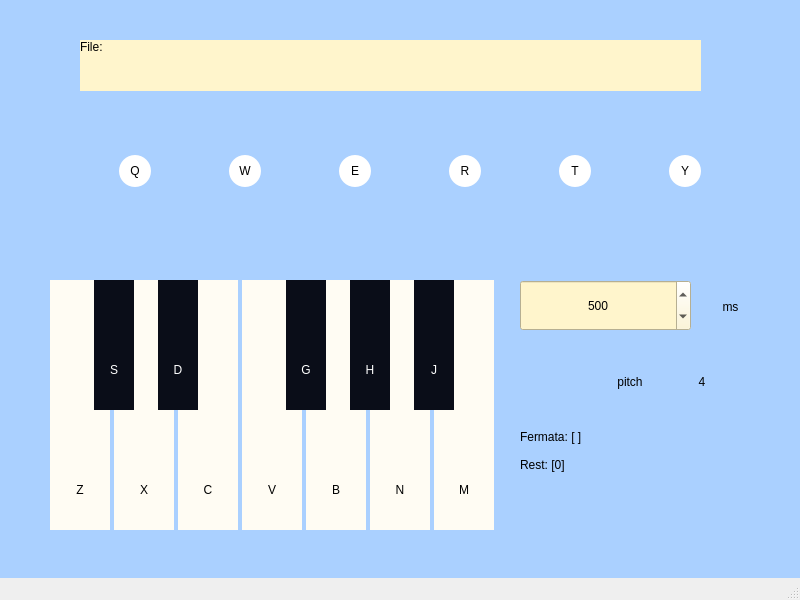
<?xml version="1.0" encoding="UTF-8"?>
<ui version="4.0">
 <class>MainWindow</class>
 <widget class="QMainWindow" name="MainWindow">
  <property name="geometry">
   <rect>
    <x>0</x>
    <y>0</y>
    <width>800</width>
    <height>600</height>
   </rect>
  </property>
  <property name="windowTitle">
   <string>MainWindow</string>
  </property>
  <property name="styleSheet">
   <string notr="true"/>
  </property>
  <widget class="QWidget" name="centralwidget">
   <property name="styleSheet">
    <string notr="true">background-color: #AAD0FF;</string>
   </property>
   <widget class="QWidget" name="key_Z" native="true">
    <property name="geometry">
     <rect>
      <x>50</x>
      <y>280</y>
      <width>60</width>
      <height>250</height>
     </rect>
    </property>
    <property name="styleSheet">
     <string notr="true">background-color: #FFFCF3;</string>
    </property>
    <widget class="QLabel" name="lb_Z">
     <property name="geometry">
      <rect>
       <x>18</x>
       <y>198</y>
       <width>24</width>
       <height>24</height>
      </rect>
     </property>
     <property name="styleSheet">
      <string notr="true">font: 24px &quot;SPACE JAEGER&quot;;</string>
     </property>
     <property name="text">
      <string>Z</string>
     </property>
     <property name="alignment">
      <set>Qt::AlignCenter</set>
     </property>
    </widget>
   </widget>
   <widget class="QWidget" name="key_X" native="true">
    <property name="geometry">
     <rect>
      <x>114</x>
      <y>280</y>
      <width>60</width>
      <height>250</height>
     </rect>
    </property>
    <property name="styleSheet">
     <string notr="true">background-color: #FFFCF3;</string>
    </property>
    <widget class="QLabel" name="lb_X">
     <property name="geometry">
      <rect>
       <x>18</x>
       <y>198</y>
       <width>24</width>
       <height>24</height>
      </rect>
     </property>
     <property name="styleSheet">
      <string notr="true">font: 24px &quot;SPACE JAEGER&quot;;</string>
     </property>
     <property name="text">
      <string>X</string>
     </property>
     <property name="alignment">
      <set>Qt::AlignCenter</set>
     </property>
    </widget>
   </widget>
   <widget class="QWidget" name="key_B" native="true">
    <property name="geometry">
     <rect>
      <x>306</x>
      <y>280</y>
      <width>60</width>
      <height>250</height>
     </rect>
    </property>
    <property name="styleSheet">
     <string notr="true">background-color: #FFFCF3;</string>
    </property>
    <widget class="QLabel" name="lb_B">
     <property name="geometry">
      <rect>
       <x>18</x>
       <y>198</y>
       <width>24</width>
       <height>24</height>
      </rect>
     </property>
     <property name="styleSheet">
      <string notr="true">font: 24px &quot;SPACE JAEGER&quot;;</string>
     </property>
     <property name="text">
      <string>B</string>
     </property>
     <property name="alignment">
      <set>Qt::AlignCenter</set>
     </property>
    </widget>
   </widget>
   <widget class="QWidget" name="key_C" native="true">
    <property name="geometry">
     <rect>
      <x>178</x>
      <y>280</y>
      <width>60</width>
      <height>250</height>
     </rect>
    </property>
    <property name="styleSheet">
     <string notr="true">background-color: #FFFCF3;</string>
    </property>
    <widget class="QLabel" name="lb_C">
     <property name="geometry">
      <rect>
       <x>18</x>
       <y>198</y>
       <width>24</width>
       <height>24</height>
      </rect>
     </property>
     <property name="styleSheet">
      <string notr="true">font: 24px &quot;SPACE JAEGER&quot;;</string>
     </property>
     <property name="text">
      <string>C</string>
     </property>
     <property name="alignment">
      <set>Qt::AlignCenter</set>
     </property>
    </widget>
   </widget>
   <widget class="QWidget" name="key_N" native="true">
    <property name="geometry">
     <rect>
      <x>370</x>
      <y>280</y>
      <width>60</width>
      <height>250</height>
     </rect>
    </property>
    <property name="styleSheet">
     <string notr="true">background-color: #FFFCF3;</string>
    </property>
    <widget class="QLabel" name="lb_N">
     <property name="geometry">
      <rect>
       <x>18</x>
       <y>198</y>
       <width>24</width>
       <height>24</height>
      </rect>
     </property>
     <property name="styleSheet">
      <string notr="true">font: 24px &quot;SPACE JAEGER&quot;;</string>
     </property>
     <property name="text">
      <string>N</string>
     </property>
     <property name="alignment">
      <set>Qt::AlignCenter</set>
     </property>
    </widget>
   </widget>
   <widget class="QWidget" name="key_M" native="true">
    <property name="geometry">
     <rect>
      <x>434</x>
      <y>280</y>
      <width>60</width>
      <height>250</height>
     </rect>
    </property>
    <property name="styleSheet">
     <string notr="true">background-color: #FFFCF3;</string>
    </property>
    <widget class="QLabel" name="lb_M">
     <property name="geometry">
      <rect>
       <x>18</x>
       <y>198</y>
       <width>24</width>
       <height>24</height>
      </rect>
     </property>
     <property name="styleSheet">
      <string notr="true">font: 24px &quot;SPACE JAEGER&quot;;</string>
     </property>
     <property name="text">
      <string>M</string>
     </property>
     <property name="alignment">
      <set>Qt::AlignCenter</set>
     </property>
    </widget>
   </widget>
   <widget class="QWidget" name="key_V" native="true">
    <property name="geometry">
     <rect>
      <x>242</x>
      <y>280</y>
      <width>60</width>
      <height>250</height>
     </rect>
    </property>
    <property name="styleSheet">
     <string notr="true">background-color: #FFFCF3;</string>
    </property>
    <widget class="QLabel" name="lb_V">
     <property name="geometry">
      <rect>
       <x>18</x>
       <y>198</y>
       <width>24</width>
       <height>24</height>
      </rect>
     </property>
     <property name="styleSheet">
      <string notr="true">font: 24px &quot;SPACE JAEGER&quot;;</string>
     </property>
     <property name="text">
      <string>V</string>
     </property>
     <property name="alignment">
      <set>Qt::AlignCenter</set>
     </property>
    </widget>
   </widget>
   <widget class="QWidget" name="key_S" native="true">
    <property name="geometry">
     <rect>
      <x>94</x>
      <y>280</y>
      <width>40</width>
      <height>130</height>
     </rect>
    </property>
    <property name="styleSheet">
     <string notr="true">background-color: #0A0D18;</string>
    </property>
    <widget class="QLabel" name="lb_S">
     <property name="geometry">
      <rect>
       <x>8</x>
       <y>78</y>
       <width>24</width>
       <height>24</height>
      </rect>
     </property>
     <property name="styleSheet">
      <string notr="true">font: 24px &quot;SPACE JAEGER&quot;; color: white;</string>
     </property>
     <property name="text">
      <string>S</string>
     </property>
     <property name="alignment">
      <set>Qt::AlignCenter</set>
     </property>
    </widget>
   </widget>
   <widget class="QWidget" name="key_D" native="true">
    <property name="geometry">
     <rect>
      <x>158</x>
      <y>280</y>
      <width>40</width>
      <height>130</height>
     </rect>
    </property>
    <property name="styleSheet">
     <string notr="true">background-color: #0A0D18;</string>
    </property>
    <widget class="QLabel" name="lb_D">
     <property name="geometry">
      <rect>
       <x>8</x>
       <y>78</y>
       <width>24</width>
       <height>24</height>
      </rect>
     </property>
     <property name="styleSheet">
      <string notr="true">font: 24px &quot;SPACE JAEGER&quot;; color: white;</string>
     </property>
     <property name="text">
      <string>D</string>
     </property>
     <property name="alignment">
      <set>Qt::AlignCenter</set>
     </property>
    </widget>
   </widget>
   <widget class="QWidget" name="key_H" native="true">
    <property name="geometry">
     <rect>
      <x>350</x>
      <y>280</y>
      <width>40</width>
      <height>130</height>
     </rect>
    </property>
    <property name="styleSheet">
     <string notr="true">background-color: #0A0D18;</string>
    </property>
    <widget class="QLabel" name="lb_H">
     <property name="geometry">
      <rect>
       <x>8</x>
       <y>78</y>
       <width>24</width>
       <height>24</height>
      </rect>
     </property>
     <property name="styleSheet">
      <string notr="true">font: 24px &quot;SPACE JAEGER&quot;; color: white;</string>
     </property>
     <property name="text">
      <string>H</string>
     </property>
     <property name="alignment">
      <set>Qt::AlignCenter</set>
     </property>
    </widget>
   </widget>
   <widget class="QWidget" name="key_G" native="true">
    <property name="geometry">
     <rect>
      <x>286</x>
      <y>280</y>
      <width>40</width>
      <height>130</height>
     </rect>
    </property>
    <property name="styleSheet">
     <string notr="true">background-color: #0A0D18;</string>
    </property>
    <widget class="QLabel" name="lb_G">
     <property name="geometry">
      <rect>
       <x>8</x>
       <y>78</y>
       <width>24</width>
       <height>24</height>
      </rect>
     </property>
     <property name="styleSheet">
      <string notr="true">font: 24px &quot;SPACE JAEGER&quot;; color: white;</string>
     </property>
     <property name="text">
      <string>G</string>
     </property>
     <property name="alignment">
      <set>Qt::AlignCenter</set>
     </property>
    </widget>
   </widget>
   <widget class="QWidget" name="key_J" native="true">
    <property name="geometry">
     <rect>
      <x>414</x>
      <y>280</y>
      <width>40</width>
      <height>130</height>
     </rect>
    </property>
    <property name="styleSheet">
     <string notr="true">background-color: #0A0D18;</string>
    </property>
    <widget class="QLabel" name="lb_J">
     <property name="geometry">
      <rect>
       <x>8</x>
       <y>78</y>
       <width>24</width>
       <height>24</height>
      </rect>
     </property>
     <property name="styleSheet">
      <string notr="true">font: 24px &quot;SPACE JAEGER&quot;; color: white;</string>
     </property>
     <property name="text">
      <string>J</string>
     </property>
     <property name="alignment">
      <set>Qt::AlignCenter</set>
     </property>
    </widget>
   </widget>
   <widget class="QLabel" name="img_left">
    <property name="geometry">
     <rect>
      <x>520</x>
      <y>362</y>
      <width>40</width>
      <height>40</height>
     </rect>
    </property>
    <property name="styleSheet">
     <string notr="true">border-image: url(&quot;assets/image/left.png&quot;);</string>
    </property>
    <property name="text">
     <string/>
    </property>
   </widget>
   <widget class="QLabel" name="img_right">
    <property name="geometry">
     <rect>
      <x>730</x>
      <y>362</y>
      <width>40</width>
      <height>40</height>
     </rect>
    </property>
    <property name="styleSheet">
     <string notr="true">border-image: url(&quot;assets/image/right.png&quot;);</string>
    </property>
    <property name="text">
     <string/>
    </property>
   </widget>
   <widget class="QLabel" name="lb_pitch">
    <property name="geometry">
     <rect>
      <x>570</x>
      <y>370</y>
      <width>120</width>
      <height>24</height>
     </rect>
    </property>
    <property name="styleSheet">
     <string notr="true">font: 24px &quot;SPACE JAEGER&quot;;</string>
    </property>
    <property name="text">
     <string>pitch</string>
    </property>
    <property name="alignment">
     <set>Qt::AlignCenter</set>
    </property>
   </widget>
   <widget class="QLabel" name="pitch">
    <property name="geometry">
     <rect>
      <x>690</x>
      <y>370</y>
      <width>24</width>
      <height>24</height>
     </rect>
    </property>
    <property name="styleSheet">
     <string notr="true">font: 24px &quot;SPACE JAEGER&quot;;</string>
    </property>
    <property name="text">
     <string>4</string>
    </property>
    <property name="alignment">
     <set>Qt::AlignCenter</set>
    </property>
   </widget>
   <widget class="QWidget" name="tool_Q" native="true">
    <property name="geometry">
     <rect>
      <x>80</x>
      <y>120</y>
      <width>71</width>
      <height>67</height>
     </rect>
    </property>
    <widget class="QLabel" name="img_file">
     <property name="geometry">
      <rect>
       <x>5</x>
       <y>5</y>
       <width>50</width>
       <height>50</height>
      </rect>
     </property>
     <property name="styleSheet">
      <string notr="true">border-image: url(&quot;assets/image/file.png&quot;);</string>
     </property>
     <property name="text">
      <string/>
     </property>
    </widget>
    <widget class="QWidget" name="key_Q" native="true">
     <property name="geometry">
      <rect>
       <x>39</x>
       <y>35</y>
       <width>32</width>
       <height>32</height>
      </rect>
     </property>
     <property name="autoFillBackground">
      <bool>false</bool>
     </property>
     <property name="styleSheet">
      <string notr="true">background-color: white; border-radius: 16px;</string>
     </property>
     <widget class="QLabel" name="lb_Q">
      <property name="geometry">
       <rect>
        <x>4</x>
        <y>4</y>
        <width>24</width>
        <height>24</height>
       </rect>
      </property>
      <property name="styleSheet">
       <string notr="true">font: 24px &quot;SPACE JAEGER&quot;; background-color: transparent;</string>
      </property>
      <property name="text">
       <string>Q</string>
      </property>
      <property name="alignment">
       <set>Qt::AlignCenter</set>
      </property>
     </widget>
    </widget>
   </widget>
   <widget class="QWidget" name="tool_W" native="true">
    <property name="geometry">
     <rect>
      <x>190</x>
      <y>120</y>
      <width>71</width>
      <height>67</height>
     </rect>
    </property>
    <widget class="QLabel" name="img_save">
     <property name="geometry">
      <rect>
       <x>5</x>
       <y>5</y>
       <width>50</width>
       <height>50</height>
      </rect>
     </property>
     <property name="styleSheet">
      <string notr="true">border-image: url(&quot;assets/image/save.png&quot;);</string>
     </property>
     <property name="text">
      <string/>
     </property>
    </widget>
    <widget class="QWidget" name="key_W" native="true">
     <property name="geometry">
      <rect>
       <x>39</x>
       <y>35</y>
       <width>32</width>
       <height>32</height>
      </rect>
     </property>
     <property name="autoFillBackground">
      <bool>false</bool>
     </property>
     <property name="styleSheet">
      <string notr="true">background-color: white; border-radius: 16px;</string>
     </property>
     <widget class="QLabel" name="lb_W">
      <property name="geometry">
       <rect>
        <x>4</x>
        <y>4</y>
        <width>24</width>
        <height>24</height>
       </rect>
      </property>
      <property name="styleSheet">
       <string notr="true">font: 24px &quot;SPACE JAEGER&quot;; background-color: transparent;</string>
      </property>
      <property name="text">
       <string>W</string>
      </property>
      <property name="alignment">
       <set>Qt::AlignCenter</set>
      </property>
     </widget>
    </widget>
   </widget>
   <widget class="QWidget" name="tool_E" native="true">
    <property name="geometry">
     <rect>
      <x>300</x>
      <y>120</y>
      <width>71</width>
      <height>67</height>
     </rect>
    </property>
    <widget class="QLabel" name="img_stop">
     <property name="geometry">
      <rect>
       <x>5</x>
       <y>5</y>
       <width>50</width>
       <height>50</height>
      </rect>
     </property>
     <property name="styleSheet">
      <string notr="true">border-image: url(&quot;assets/image/stop.png&quot;);</string>
     </property>
     <property name="text">
      <string/>
     </property>
    </widget>
    <widget class="QWidget" name="key_E" native="true">
     <property name="geometry">
      <rect>
       <x>39</x>
       <y>35</y>
       <width>32</width>
       <height>32</height>
      </rect>
     </property>
     <property name="autoFillBackground">
      <bool>false</bool>
     </property>
     <property name="styleSheet">
      <string notr="true">background-color: white; border-radius: 16px;</string>
     </property>
     <widget class="QLabel" name="lb_E">
      <property name="geometry">
       <rect>
        <x>4</x>
        <y>4</y>
        <width>24</width>
        <height>24</height>
       </rect>
      </property>
      <property name="styleSheet">
       <string notr="true">font: 24px &quot;SPACE JAEGER&quot;; background-color: transparent;</string>
      </property>
      <property name="text">
       <string>E</string>
      </property>
      <property name="alignment">
       <set>Qt::AlignCenter</set>
      </property>
     </widget>
    </widget>
   </widget>
   <widget class="QWidget" name="tool_R" native="true">
    <property name="geometry">
     <rect>
      <x>410</x>
      <y>120</y>
      <width>71</width>
      <height>67</height>
     </rect>
    </property>
    <widget class="QLabel" name="img_play">
     <property name="geometry">
      <rect>
       <x>5</x>
       <y>5</y>
       <width>50</width>
       <height>50</height>
      </rect>
     </property>
     <property name="styleSheet">
      <string notr="true">border-image: url(&quot;assets/image/play.png&quot;);</string>
     </property>
     <property name="text">
      <string/>
     </property>
    </widget>
    <widget class="QWidget" name="key_R" native="true">
     <property name="geometry">
      <rect>
       <x>39</x>
       <y>35</y>
       <width>32</width>
       <height>32</height>
      </rect>
     </property>
     <property name="autoFillBackground">
      <bool>false</bool>
     </property>
     <property name="styleSheet">
      <string notr="true">background-color: white; border-radius: 16px;</string>
     </property>
     <widget class="QLabel" name="lb_R">
      <property name="geometry">
       <rect>
        <x>4</x>
        <y>4</y>
        <width>24</width>
        <height>24</height>
       </rect>
      </property>
      <property name="styleSheet">
       <string notr="true">font: 24px &quot;SPACE JAEGER&quot;; background-color: transparent;</string>
      </property>
      <property name="text">
       <string>R</string>
      </property>
      <property name="alignment">
       <set>Qt::AlignCenter</set>
      </property>
     </widget>
    </widget>
   </widget>
   <widget class="QWidget" name="tool_T" native="true">
    <property name="geometry">
     <rect>
      <x>520</x>
      <y>120</y>
      <width>71</width>
      <height>67</height>
     </rect>
    </property>
    <widget class="QLabel" name="img_record">
     <property name="geometry">
      <rect>
       <x>5</x>
       <y>5</y>
       <width>50</width>
       <height>50</height>
      </rect>
     </property>
     <property name="styleSheet">
      <string notr="true">border-image: url(&quot;assets/image/record.png&quot;);</string>
     </property>
     <property name="text">
      <string/>
     </property>
    </widget>
    <widget class="QWidget" name="key_T" native="true">
     <property name="geometry">
      <rect>
       <x>39</x>
       <y>35</y>
       <width>32</width>
       <height>32</height>
      </rect>
     </property>
     <property name="autoFillBackground">
      <bool>false</bool>
     </property>
     <property name="styleSheet">
      <string notr="true">background-color: white; border-radius: 16px;</string>
     </property>
     <widget class="QLabel" name="lb_T">
      <property name="geometry">
       <rect>
        <x>4</x>
        <y>4</y>
        <width>24</width>
        <height>24</height>
       </rect>
      </property>
      <property name="styleSheet">
       <string notr="true">font: 24px &quot;SPACE JAEGER&quot;; background-color: transparent;</string>
      </property>
      <property name="text">
       <string>T</string>
      </property>
      <property name="alignment">
       <set>Qt::AlignCenter</set>
      </property>
     </widget>
    </widget>
   </widget>
   <widget class="QWidget" name="tool_Y" native="true">
    <property name="geometry">
     <rect>
      <x>630</x>
      <y>120</y>
      <width>71</width>
      <height>67</height>
     </rect>
    </property>
    <widget class="QLabel" name="img_edit">
     <property name="geometry">
      <rect>
       <x>5</x>
       <y>5</y>
       <width>50</width>
       <height>50</height>
      </rect>
     </property>
     <property name="styleSheet">
      <string notr="true">border-image: url(&quot;assets/image/edit.png&quot;);</string>
     </property>
     <property name="text">
      <string/>
     </property>
    </widget>
    <widget class="QWidget" name="key_Y" native="true">
     <property name="geometry">
      <rect>
       <x>39</x>
       <y>35</y>
       <width>32</width>
       <height>32</height>
      </rect>
     </property>
     <property name="autoFillBackground">
      <bool>false</bool>
     </property>
     <property name="styleSheet">
      <string notr="true">background-color: white; border-radius: 16px;</string>
     </property>
     <widget class="QLabel" name="lb_Y_2">
      <property name="geometry">
       <rect>
        <x>4</x>
        <y>4</y>
        <width>24</width>
        <height>24</height>
       </rect>
      </property>
      <property name="styleSheet">
       <string notr="true">font: 24px &quot;SPACE JAEGER&quot;; background-color: transparent;</string>
      </property>
      <property name="text">
       <string>Y</string>
      </property>
      <property name="alignment">
       <set>Qt::AlignCenter</set>
      </property>
     </widget>
    </widget>
   </widget>
   <widget class="QLabel" name="lb_description">
    <property name="geometry">
     <rect>
      <x>520</x>
      <y>430</y>
      <width>231</width>
      <height>101</height>
     </rect>
    </property>
    <property name="autoFillBackground">
     <bool>false</bool>
    </property>
    <property name="styleSheet">
     <string notr="true">font: 24px &quot;Consolas&quot;;</string>
    </property>
    <property name="text">
     <string>Fermata: [ ]

Rest: [0]</string>
    </property>
    <property name="alignment">
     <set>Qt::AlignLeading|Qt::AlignLeft|Qt::AlignTop</set>
    </property>
   </widget>
   <widget class="QLabel" name="lb_path">
    <property name="geometry">
     <rect>
      <x>80</x>
      <y>40</y>
      <width>621</width>
      <height>51</height>
     </rect>
    </property>
    <property name="autoFillBackground">
     <bool>false</bool>
    </property>
    <property name="styleSheet">
     <string notr="true">font: 18px &quot;Consolas&quot;; background-color: #FFF5CC;</string>
    </property>
    <property name="text">
     <string>File:</string>
    </property>
    <property name="alignment">
     <set>Qt::AlignLeading|Qt::AlignLeft|Qt::AlignTop</set>
    </property>
    <property name="wordWrap">
     <bool>true</bool>
    </property>
   </widget>
   <widget class="QSpinBox" name="box_duration">
    <property name="geometry">
     <rect>
      <x>520</x>
      <y>280</y>
      <width>171</width>
      <height>51</height>
     </rect>
    </property>
    <property name="focusPolicy">
     <enum>Qt::NoFocus</enum>
    </property>
    <property name="styleSheet">
     <string notr="true">font: 24px &quot;SPACE JAEGER&quot;; background-color: #FFF5CC;</string>
    </property>
    <property name="frame">
     <bool>true</bool>
    </property>
    <property name="alignment">
     <set>Qt::AlignCenter</set>
    </property>
    <property name="buttonSymbols">
     <enum>QAbstractSpinBox::UpDownArrows</enum>
    </property>
    <property name="keyboardTracking">
     <bool>false</bool>
    </property>
    <property name="minimum">
     <number>200</number>
    </property>
    <property name="maximum">
     <number>2000</number>
    </property>
    <property name="singleStep">
     <number>100</number>
    </property>
    <property name="value">
     <number>500</number>
    </property>
    <property name="displayIntegerBase">
     <number>10</number>
    </property>
   </widget>
   <widget class="QLabel" name="lb_duration">
    <property name="geometry">
     <rect>
      <x>700</x>
      <y>295</y>
      <width>61</width>
      <height>24</height>
     </rect>
    </property>
    <property name="styleSheet">
     <string notr="true">font: 24px &quot;SPACE JAEGER&quot;;</string>
    </property>
    <property name="text">
     <string>ms</string>
    </property>
    <property name="scaledContents">
     <bool>false</bool>
    </property>
    <property name="alignment">
     <set>Qt::AlignCenter</set>
    </property>
   </widget>
  </widget>
  <widget class="QMenuBar" name="menubar">
   <property name="geometry">
    <rect>
     <x>0</x>
     <y>0</y>
     <width>800</width>
     <height>25</height>
    </rect>
   </property>
  </widget>
  <widget class="QStatusBar" name="statusbar"/>
 </widget>
 <resources/>
 <connections/>
</ui>
